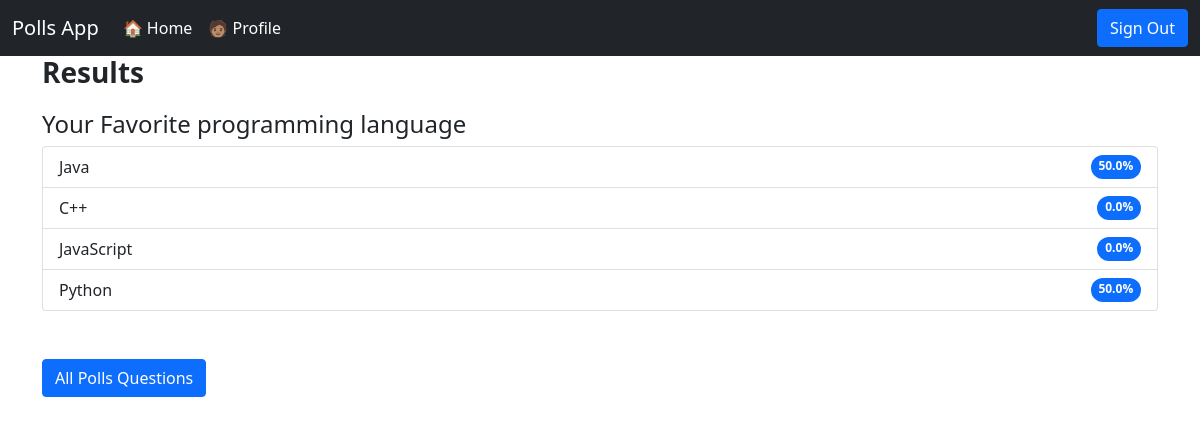
The page /result/9 (signed in) on the database its author committed.
### pollApp/models.py (models this page shows, shortened)
class Question(models.Model):
    user_id=models.ForeignKey(User,on_delete=models.CASCADE,related_name='user_question',null=True)
    question=models.CharField(max_length=200)
    opt1=models.CharField(max_length=100)
    opt2=models.CharField(max_length=100)
    opt3=models.CharField(max_length=100)
    opt4=models.CharField(max_length=100)
    opt1_cnt=models.IntegerField(default=0)
    opt2_cnt=models.IntegerField(default=0)
    opt3_cnt=models.IntegerField(default=0)
    opt4_cnt=models.IntegerField(default=0)

### pollApp/views.py (the view, shortened to what this page needs)
# urls.py: path('result/<str:id>',views.result,name='result'),
@login_required
def result(request,id):
    question=Question.objects.filter(id=id)
    poll_que_data=Question.objects.filter(id=id).values_list('question','opt1','opt2','opt3','opt4',
    'opt1_cnt','opt2_cnt','opt3_cnt','opt4_cnt')
    poll_data_list=list(poll_que_data)
    question=poll_data_list[0][0]
    opt1=poll_data_list[0][1]
    opt2=poll_data_list[0][2]
    opt3=poll_data_list[0][3]
    opt4=poll_data_list[0][4]
    opt1_cnt=poll_data_list[0][5]
    opt2_cnt=poll_data_list[0][6]
    opt3_cnt=poll_data_list[0][7]
    opt4_cnt=poll_data_list[0][8]
    total=opt1_cnt+opt2_cnt+opt3_cnt+opt4_cnt
    per1=round(opt1_cnt/total*100,2)
    per2=round(opt2_cnt/total*100,2)
    per3=round(opt3_cnt/total*100,2)
    per4=round(opt4_cnt/total*100,2)
    poll_data={
        'question':question,
        'options':[opt1,opt2,opt3,opt4],
        'vote_per':[per1,per2,per3,per4]
    }
    return render(request,'result.html',{'poll':poll_data,'question':question})

### pollApp/templates/result.html
{% extends 'base.html' %}
{% block body %}
<div class="container">
    <h3 style="margin-bottom: 20px;"><strong>Results</strong></h3>
    <h4>{{ poll.question }}</h4>
    <ul class="list-group">
        {% for option in poll.options %}
        {% for per in poll.vote_per %}
        {% if forloop.counter == forloop.parentloop.counter %}
        <li class="list-group-item d-flex justify-content-between align-item-center">
            {{option}}
            <span class="badge bg-primary rounded-pill">{{ per}}%</span>
        </li>
        {% endif %}
        {% endfor %}
        {% endfor %}
    </ul>
    <div class='my-5'>
        <a href="/all_polls/"><button type="button" class="btn btn-primary">All Polls Questions</button></a>
    </div>
</div>
{% endblock body %}

### rows shown on the page
Question: question "Your Favorite programming language", opt1 "Java", per "50.0", opt3 "JavaScript", per "0.0", opt4 "Python"

### other values the page prints
{{ option }} "C++"
{{ per }} "0.0"
